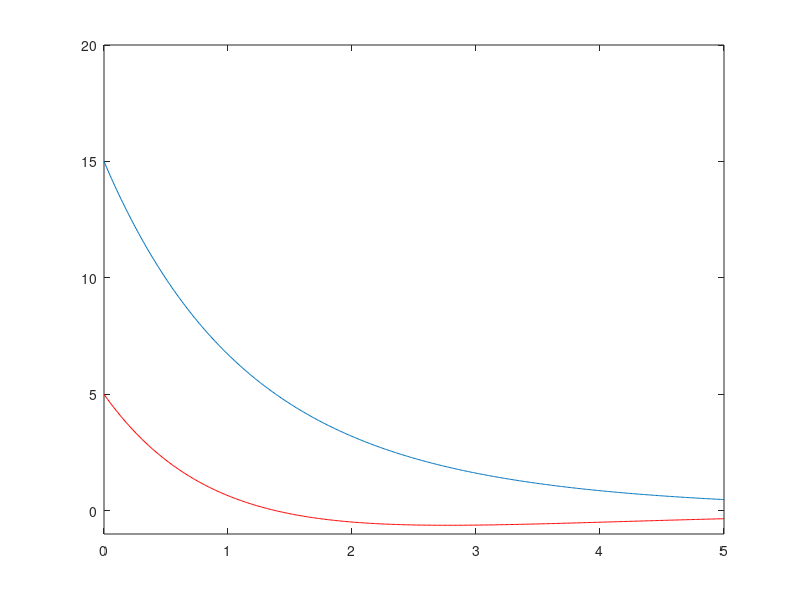

Write MATLAB code to recreate this figure.
%plotting given x(t) v/s time as continnous time signal
%comparing plot of two decaying exponentials being added and subtracted
a1 = 1;
a2 = 0.5;
b1 = 10;
b2 = 5;
%exponentian general form is b*e^(a*t)
t = 0:0.01:5;
%t vector is given
x1 = b1*exp(-a1*t)+b2*exp(-a2*t);
x2 = b1*exp(-a1*t)-b2*exp(-a2*t);
%x1 and x2 are obvious
plot(t,x1)
axis([-0 5 -1 20]);
%axis boundaries to observe plot clearly
%no negative x values required as time exists only from 0
hold on
plot(t,x2,'r')
%plotted together and compared 
hold off
clear
%done

